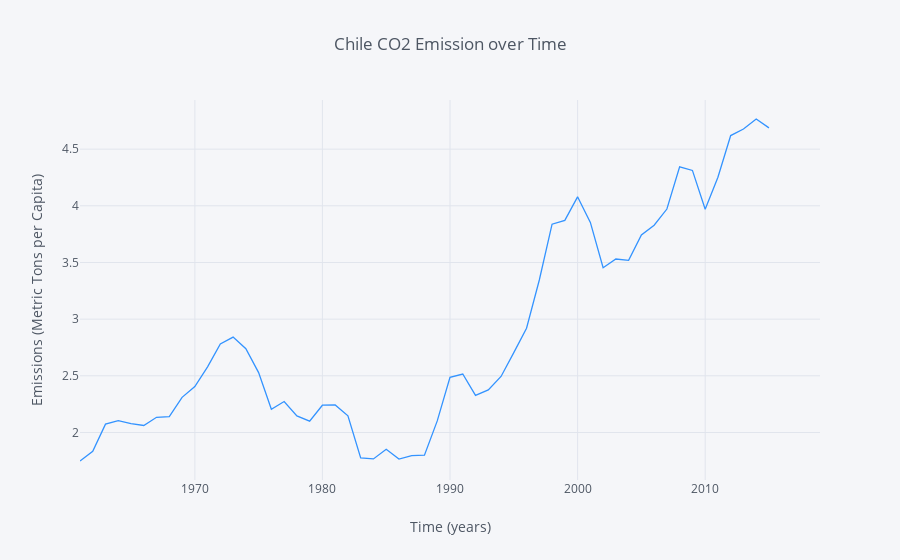

The code cell stored with this chart in its notebook:
### Markdown cell above
## Emisiones promedio en Chile de CO2 (Toneladas/per capita) por año desde 1960 a 2014

### Code cell
e_chile.iplot(kind='line', xTitle='Time (years)', color='#3393FF',
                  yTitle='Emissions (Metric Tons per Capita)', title='Chile CO2 Emission over Time')

### Figure 1 — Plotly figure (JSON) as saved in the notebook; plotly's stock layout.template omitted (floating-point values rounded to 4 significant figures)
{"data": [{"line": {"color": "rgba(51, 147, 255, 1.0)", "dash": "solid", "shape": "linear", "width": 1.3}, "mode": "lines", "name": "Chile CO2 Emissions per Capita", "text": "", "type": "scatter", "uid": "5ed0c91b-da8d-4f58-b42b-0617146591a0", "x": ["1960-12-31", "1961-12-31", "1962-12-31", "1963-12-31", "1964-12-31", "1965-12-31", "1966-12-31", "1967-12-31", "1968-12-31", "1969-12-31", "1970-12-31", "1971-12-31", "1972-12-31", "1973-12-31", "1974-12-31", "1975-12-31", "1976-12-31", "1977-12-31", "1978-12-31", "1979-12-31", "1980-12-31", "1981-12-31", "1982-12-31", "1983-12-31", "1984-12-31", "1985-12-31", "1986-12-31", "1987-12-31", "1988-12-31", "1989-12-31", "1990-12-31", "1991-12-31", "1992-12-31", "1993-12-31", "1994-12-31", "1995-12-31", "1996-12-31", "1997-12-31", "1998-12-31", "1999-12-31", "2000-12-31", "2001-12-31", "2002-12-31", "2003-12-31", "2004-12-31", "2005-12-31", "2006-12-31", "2007-12-31", "2008-12-31", "2009-12-31", "2010-12-31", "2011-12-31", "2012-12-31", "2013-12-31", "2014-12-31", "2015-12-31", "2016-12-31", "2017-12-31", "2018-12-31"], "y": [1.748, 1.834, 2.073, 2.104, 2.079, 2.062, 2.134, 2.141, 2.31, 2.405, 2.579, 2.78, 2.841, 2.739, 2.528, 2.205, 2.273, 2.146, 2.099, 2.24, 2.243, 2.147, 1.775, 1.766, 1.852, 1.765, 1.796, 1.8, 2.102, 2.486, 2.516, 2.328, 2.375, 2.494, 2.704, 2.92, 3.345, 3.838, 3.872, 4.079, 3.853, 3.454, 3.531, 3.519, 3.742, 3.828, 3.972, 4.344, 4.312, 3.97, 4.252, 4.62, 4.678, 4.766, 4.687, "", "", "", ""]}], "layout": {"legend": {"bgcolor": "#F5F6F9", "font": {"color": "#4D5663"}}, "paper_bgcolor": "#F5F6F9", "plot_bgcolor": "#F5F6F9", "title": {"font": {"color": "#4D5663"}, "text": "Chile CO2 Emission over Time"}, "xaxis": {"gridcolor": "#E1E5ED", "showgrid": true, "tickfont": {"color": "#4D5663"}, "title": {"font": {"color": "#4D5663"}, "text": "Time (years)"}, "zerolinecolor": "#E1E5ED"}, "yaxis": {"gridcolor": "#E1E5ED", "showgrid": true, "tickfont": {"color": "#4D5663"}, "title": {"font": {"color": "#4D5663"}, "text": "Emissions (Metric Tons per Capita)"}, "zerolinecolor": "#E1E5ED"}}}
